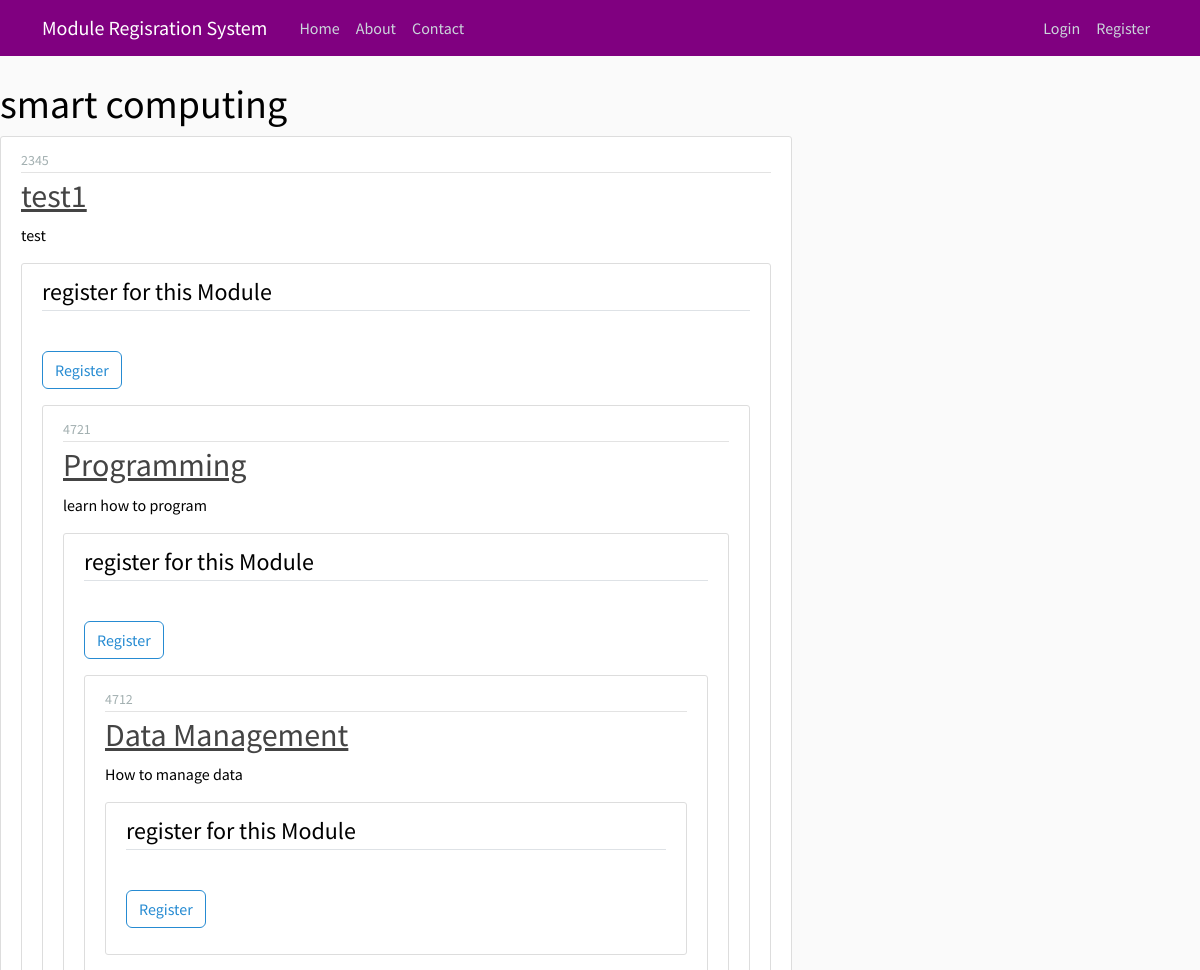
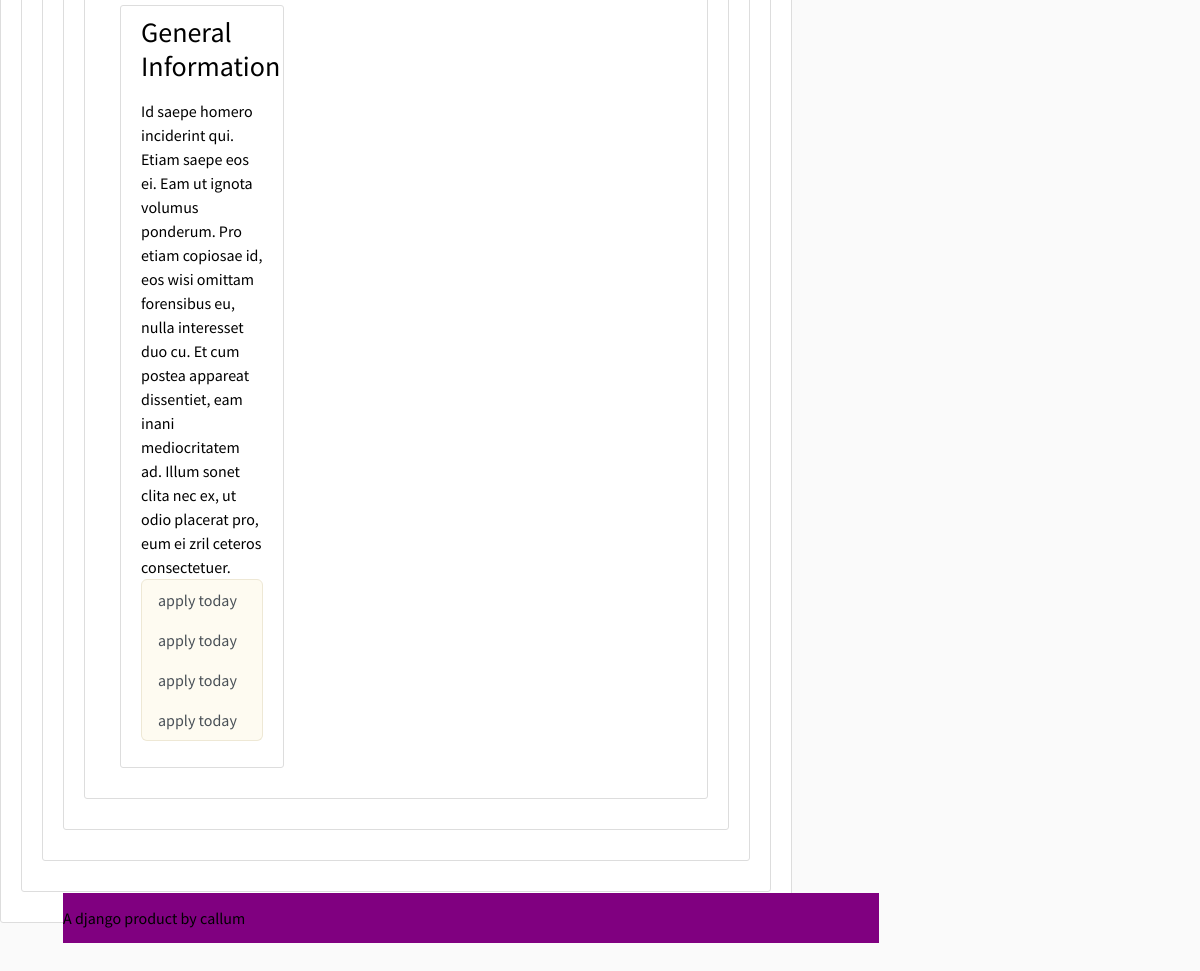
/course/2, run on the app's committed database (2 pictures, top to bottom).
### ModuleRegisrationSystem/models.py (models this page shows)
class Module(models.Model):
    Name = models.CharField(max_length = 100)
    Code = models.CharField(max_length = 100)
    Credit = models.CharField(max_length = 100)
    Category = models.CharField(max_length = 100)
    details = models.TextField()
    Availbity = models.CharField(max_length= 100, choices= [('yes', 'yes'), ('no', 'no')],default= 'yes')
    Groups = models.ManyToManyField(Group,related_name= 'modules')
    def __str__(self):
        return f'{self.Name}'

### ModuleRegisrationSystem/views.py (the view)
# urls.py: path('course/<int:pk>', moduleregistration_views.CourseDetailView.as_view(template_name ='ModuleRegisrationSystem/course_details.html'), name='course')
class CourseDetailView(DetailView):
    model = Group

### ModuleRegisrationSystem/templates/ModuleRegisrationSystem/course_details.html (shortened to what this page needs)
{% extends "ModuleRegisrationSystem/base.html" %}
{% block content %}
{% load crispy_forms_tags %}
    <h1>{{ group.name }}</h1>
    {% for module in group.modules.all %}
    <article class="media content-section">
        <div class="media-body">
        <div class="article-metadata">
            <small class="text-muted">{{ module.Code }}</small>
    </div>
    <h2><a class="article-title" href="#">{{ module }}</a></h2>
    <p class="article-content">{{ module.details }}</p>
    <div class="content-section">
        <form method="POST" action="{% url 'ModuleRegisrationSystem:module-registration' module.id group.id %}">
        <fieldset class="form-group">
            <legend class="border-bottom mb-4">
                register for this Module
            </legend>
        </fieldset>
        <div class="form-group">
                <button class="btn btn-outline-info" type="submit">
                    Register
                </button>
            </div>
        </form>
    {% endfor %}
{% endblock content %}

### ModuleRegisrationSystem/static/css/styles.css (style rules this page uses)
html { position: relative; min-height: 100%; }
body { background: #fafafa; color: black; margin-top: 5rem; margin-bottom: 50px; }
h1, h2, h3, h4, h5, h6 { color: black; }
.content-section { background: #ffffff; padding: 10px 20px; border: 1px solid #dddddd; border-radius: 3px; margin-bottom: 20px; }
.article-title { color: #444444; }
.article-content { white-space: pre-line; }
.article-metadata { padding-bottom: 1px; margin-bottom: 4px; border-bottom: 1px solid #e3e3e3 }

### data on the page
Module: Code "2345", Name "test1", details "test"
Module: Code "4721", Name "Programming", details "learn how to program"
Module: Code "4712", Name "Data Management", details "How to manage data"

### other printed values
{{ group.name }} "smart computing"
